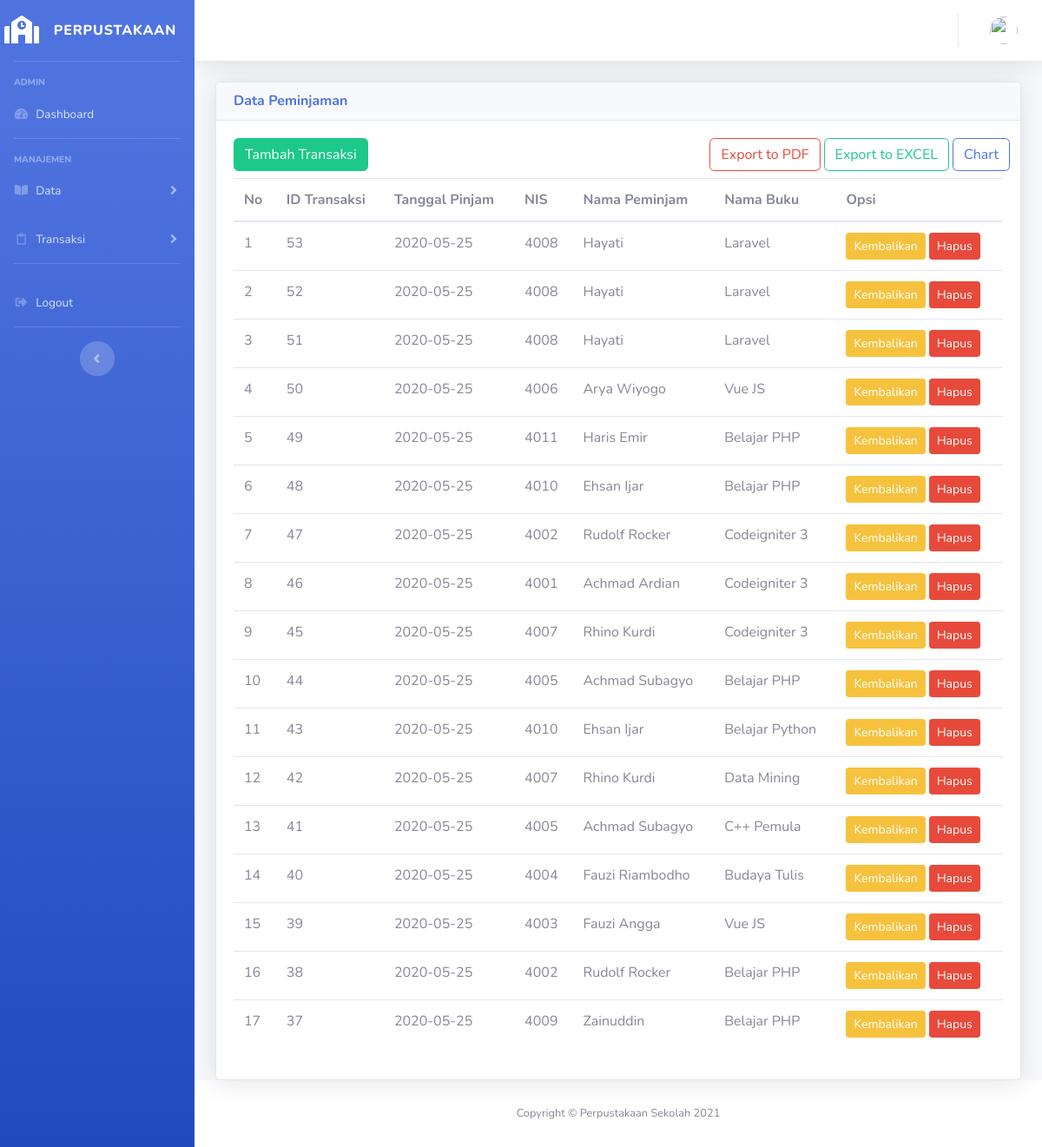
The page /index.php/peminjaman on the database its author committed.
### tables this page shows
CREATE TABLE `peminjaman` (
  `id_transaksi` int(2) NOT NULL,
  `tanggal_pinjam` date NOT NULL,
  `tanggal_kembali` date NOT NULL,
  `nis` int(11) NOT NULL,
  `id` varchar(3) NOT NULL,
  `status` int(1) NOT NULL
);

CREATE TABLE `anggota` (
  `nis` int(4) NOT NULL,
  `nama_siswa` varchar(35) NOT NULL,
  `jenis_kelamin` varchar(10) NOT NULL,
  `email` varchar(35) NOT NULL
);

CREATE TABLE `buku` (
  `id` varchar(3) NOT NULL,
  `nama_buku` varchar(128) NOT NULL,
  `pengarang` varchar(32) NOT NULL,
  `penerbit` varchar(32) NOT NULL,
  `tahun_terbit` int(4) NOT NULL
);

### application/controllers/Peminjaman.php (called while the page is built, shortened)
<?php
class Peminjaman extends CI_Controller
{
    public function __construct()
    {
        $this->load->model('Peminjaman_model');
        $this->load->library('form_validation');
    }
    public function index()
    {
        $data['title'] = 'Peminjaman';
        $data['user'] = $this->db->get_where('admin', ['username' =>
        $this->session->userdata('username')])->row_array();
        $status = array('status' => '1');
        $data['transaksi'] = $this->Peminjaman_model->viewTransaksi($status);
        $this->load->view('templates/header', $data);
        $this->load->view('templates/sidebar', $data);
        $this->load->view('templates/topbar', $data);
        $this->load->view('admin/peminjaman/peminjaman', $data);
        $this->load->view('templates/footer');
    }
}

### index.php (called while the page is built, shortened)
<?php
require_once BASEPATH.'core/CodeIgniter.php';

### application/models/Peminjaman_model.php (called while the page is built, shortened)
<?php
class Peminjaman_model extends CI_Model
{
    public function viewTransaksi($status)
    {
        $this->db->select('*');
        $this->db->from('peminjaman');
        $this->db->join('anggota', 'peminjaman.nis = anggota.nis');
        $this->db->join('buku', 'peminjaman.id = buku.id');
        $this->db->where($status);
        $this->db->order_by("id_transaksi", 'DESC');
        $query = $this->db->get();
        return $query->result();
    }
}

### application/views/admin/peminjaman/peminjaman.php (the view, shortened to what this page needs)
<div class="container">
    <div class="card shadow">
        <h6 class="card-header font-weight-bold text-primary">Data Peminjaman</h6>
        <div class="card-body">
            <div class="row mb-2 float-right">
                <a href="<?= base_url('laporan/peminjamanPdf'); ?>" class="btn btn-outline-danger mr-1">Export to PDF</a>
                <a href="<?= base_url('laporan/PeminjamanExcel'); ?>" class="btn btn-outline-success mr-1">Export to EXCEL</a>
                <a href="<?= base_url('laporan/peminjamanChart'); ?>" class="btn btn-outline-primary mr-1">Chart</a>
            </div>
            <div class="row mb-2 ml-auto">
                <a href="<?= base_url('peminjaman/addPeminjaman'); ?>" class="btn btn-success">Tambah Transaksi</a>
            </div>
            <div class="table-responsive">
                <table class="table table-hover">
                    <thead>
                        <tr>
                            <th scope="col">No</th>
                            <th scope="col">ID Transaksi</th>
                            <th scope="col">Tanggal Pinjam</th>
                            <th scope="col">NIS</th>
                            <th scope="col">Nama Peminjam</th>
                            <th scope="col">Nama Buku</th>
                            <th scope="col">Opsi</th>
                        </tr>
                    </thead>
                    <tbody>
                        <?php
                        $no = 1;
                        foreach ($transaksi as $trs) { ?>
                            <tr>
                                <td><?php echo $no++; ?></td>
                                <td><?php echo $trs->id_transaksi; ?></td>
                                <td><?php echo $trs->tanggal_pinjam; ?></td>
                                <td><?php echo $trs->nis; ?></td>
                                <td><?php echo $trs->nama_siswa; ?></td>
                                <td><?php echo $trs->nama_buku; ?></td>
                                <td>
                                    <a href="<?= base_url(); ?>peminjaman/kembali/<?= $trs->id_transaksi; ?>" class="btn btn-warning btn-sm">Kembalikan</a>
                                    <a href="<?= base_url(); ?>peminjaman/delete/<?= $trs->id_transaksi; ?>" class="btn btn-danger btn-sm">Hapus</a>
                                </td>
                            </tr>
                        <?php } ?>
                    </tbody>
                </table>
            </div>
        </div>
    </div>
</div>
</div>

### application/views/templates/header.php (shortened to what this page needs)
<!DOCTYPE html>
<html lang="en">
<head>
    <link href="<?= base_url('assets/'); ?>vendor/fontawesome-free/css/all.min.css" rel="stylesheet" type="text/css">
    <link href="<?= base_url('assets/'); ?>css/font.css" rel="stylesheet" type="text/css">
    <link href="<?= base_url('assets/'); ?>css/sb-admin-2.min.css" rel="stylesheet">
</head>
<body id="page-top">
    <div id="wrapper">

### application/views/templates/sidebar.php (shortened to what this page needs)
<ul class="navbar-nav bg-gradient-primary sidebar sidebar-dark accordion" id="accordionSidebar">
    <a class="sidebar-brand d-flex align-items-center justify-content-center" href="#">
        <div class="sidebar-brand-icon">
            <i class="fas fa-school"></i>
        </div>
        <div class="sidebar-brand-text mx-3">Perpustakaan</div>
    </a>
    <hr class="sidebar-divider">
    <div class="sidebar-heading">
        Admin
    </div>
    <li class="nav-item">
        <a class="nav-link" href="<?= base_url('dashboard'); ?>">
            <i class="fas fa-fw fa-tachometer-alt"></i>
            <span>Dashboard</span></a>
    </li>
    <hr class="sidebar-divider">
    <div class="sidebar-heading">
        Manajemen
    </div>
    <li class="nav-item">
        <a class="nav-link collapsed" href="#" data-toggle="collapse" data-target="#collapseTwo" aria-expanded="true" aria-controls="collapseTwo">
            <i class="fas fa-fw fa-book-open"></i>
            <span>Data</span>
        </a>
    </li>
    <li class="nav-item">
        <a class="nav-link collapsed" href="#" data-toggle="collapse" data-target="#collapseUtilities" aria-expanded="true" aria-controls="collapseUtilities">
            <i class="far fa-fw fa-clipboard"></i>
            <span>Transaksi</span>
        </a>
    </li>
    <hr class="sidebar-divider">
    <li class="nav-item">
        <a class="nav-link" href="<?= base_url('login/logout'); ?>" data-toggle="modal" data-target="#logoutModal">
            <i class="fas fa-fw fa-sign-out-alt"></i>
            <span>Logout</span></a>
    </li>
    <hr class="sidebar-divider d-none d-md-block">
    <div class="text-center d-none d-md-inline">
        <button class="rounded-circle border-0" id="sidebarToggle"></button>
    </div>
</ul>

### application/views/templates/topbar.php (shortened to what this page needs)
<div id="content-wrapper" class="d-flex flex-column">
    <div id="content">
        <nav class="navbar navbar-expand navbar-light bg-white topbar mb-4 static-top shadow">
            <ul class="navbar-nav ml-auto">
                <li class="nav-item dropdown no-arrow">
                    <a class="nav-link dropdown-toggle" href="#" id="userDropdown" role="button" data-toggle="dropdown" aria-haspopup="true" aria-expanded="false">
                        <img class="img-profile rounded-circle" src="<?= base_url('assets/img/profile/') . $user['image']; ?>">
                    </a>
                </li>
            </ul>
        </nav>

### application/views/templates/footer.php (shortened to what this page needs)
<footer class="sticky-footer bg-white">
    <div class="container my-auto">
        <div class="copyright text-center my-auto">
            <span>Copyright &copy; Perpustakaan Sekolah <?= date('Y'); ?></span>
        </div>
    </div>
</footer>
</div>
</div>
</body>
</html>

### rows shown on the page
peminjaman: id_transaksi "53", tanggal_pinjam "2020-05-25", nis.nis "4008", nis.nama_siswa "Hayati", id.nama_buku "Laravel"
peminjaman: id_transaksi "52", tanggal_pinjam "2020-05-25", nis.nis "4008", nis.nama_siswa "Hayati", id.nama_buku "Laravel"
peminjaman: id_transaksi "51", tanggal_pinjam "2020-05-25", nis.nis "4008", nis.nama_siswa "Hayati", id.nama_buku "Laravel"
peminjaman: id_transaksi "50", tanggal_pinjam "2020-05-25", nis.nis "4006", nis.nama_siswa "Arya Wiyogo", id.nama_buku "Vue JS"
peminjaman: id_transaksi "49", tanggal_pinjam "2020-05-25", nis.nis "4011", nis.nama_siswa "Haris Emir", id.nama_buku "Belajar PHP"
peminjaman: id_transaksi "48", tanggal_pinjam "2020-05-25", nis.nis "4010", nis.nama_siswa "Ehsan Ijar", id.nama_buku "Belajar PHP"
peminjaman: id_transaksi "47", tanggal_pinjam "2020-05-25", nis.nis "4002", nis.nama_siswa "Rudolf Rocker", id.nama_buku "Codeigniter 3"
peminjaman: id_transaksi "46", tanggal_pinjam "2020-05-25", nis.nis "4001", nis.nama_siswa "Achmad Ardian", id.nama_buku "Codeigniter 3"
peminjaman: id_transaksi "45", tanggal_pinjam "2020-05-25", nis.nis "4007", nis.nama_siswa "Rhino Kurdi", id.nama_buku "Codeigniter 3"
peminjaman: id_transaksi "44", tanggal_pinjam "2020-05-25", nis.nis "4005", nis.nama_siswa "Achmad Subagyo", id.nama_buku "Belajar PHP"
peminjaman: id_transaksi "43", tanggal_pinjam "2020-05-25", nis.nis "4010", nis.nama_siswa "Ehsan Ijar", id.nama_buku "Belajar Python"
peminjaman: id_transaksi "42", tanggal_pinjam "2020-05-25", nis.nis "4007", nis.nama_siswa "Rhino Kurdi", id.nama_buku "Data Mining"
peminjaman: id_transaksi "41", tanggal_pinjam "2020-05-25", nis.nis "4005", nis.nama_siswa "Achmad Subagyo", id.nama_buku "C++ Pemula"
peminjaman: id_transaksi "40", tanggal_pinjam "2020-05-25", nis.nis "4004", nis.nama_siswa "Fauzi Riambodho", id.nama_buku "Budaya Tulis"
peminjaman: id_transaksi "39", tanggal_pinjam "2020-05-25", nis.nis "4003", nis.nama_siswa "Fauzi Angga", id.nama_buku "Vue JS"
peminjaman: id_transaksi "38", tanggal_pinjam "2020-05-25", nis.nis "4002", nis.nama_siswa "Rudolf Rocker", id.nama_buku "Belajar PHP"
peminjaman: id_transaksi "37", tanggal_pinjam "2020-05-25", nis.nis "4009", nis.nama_siswa "Zainuddin", id.nama_buku "Belajar PHP"
